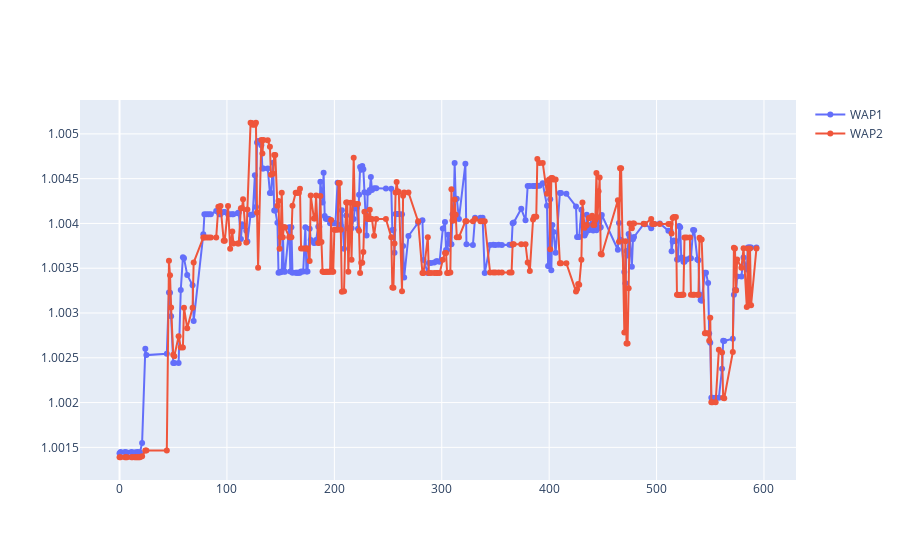

Notebook code cell kept with this figure:
### Code cell
fig = go.Figure()
fig.add_trace(go.Scatter(x=book_train['seconds_in_bucket'], y=book_train['wap1'], mode='lines+markers', name='WAP1'))
fig.add_trace(go.Scatter(x=book_train['seconds_in_bucket'], y=book_train['wap2'], mode='lines+markers', name='WAP2'))
fig.show()

### Figure 1 — Plotly figure (JSON) as saved in the notebook; plotly's stock layout.template omitted (floating-point values rounded to 4 significant figures; data arrays with more than 128 entries replaced by an {"elided": "..."} marker saying what was removed)
{"data": [{"mode": "lines+markers", "name": "WAP1", "type": "scatter", "x": {"elided": "302 int values"}, "y": {"elided": "302 float values"}}, {"mode": "lines+markers", "name": "WAP2", "type": "scatter", "x": {"elided": "302 int values"}, "y": {"elided": "302 float values"}}], "layout": {}}
